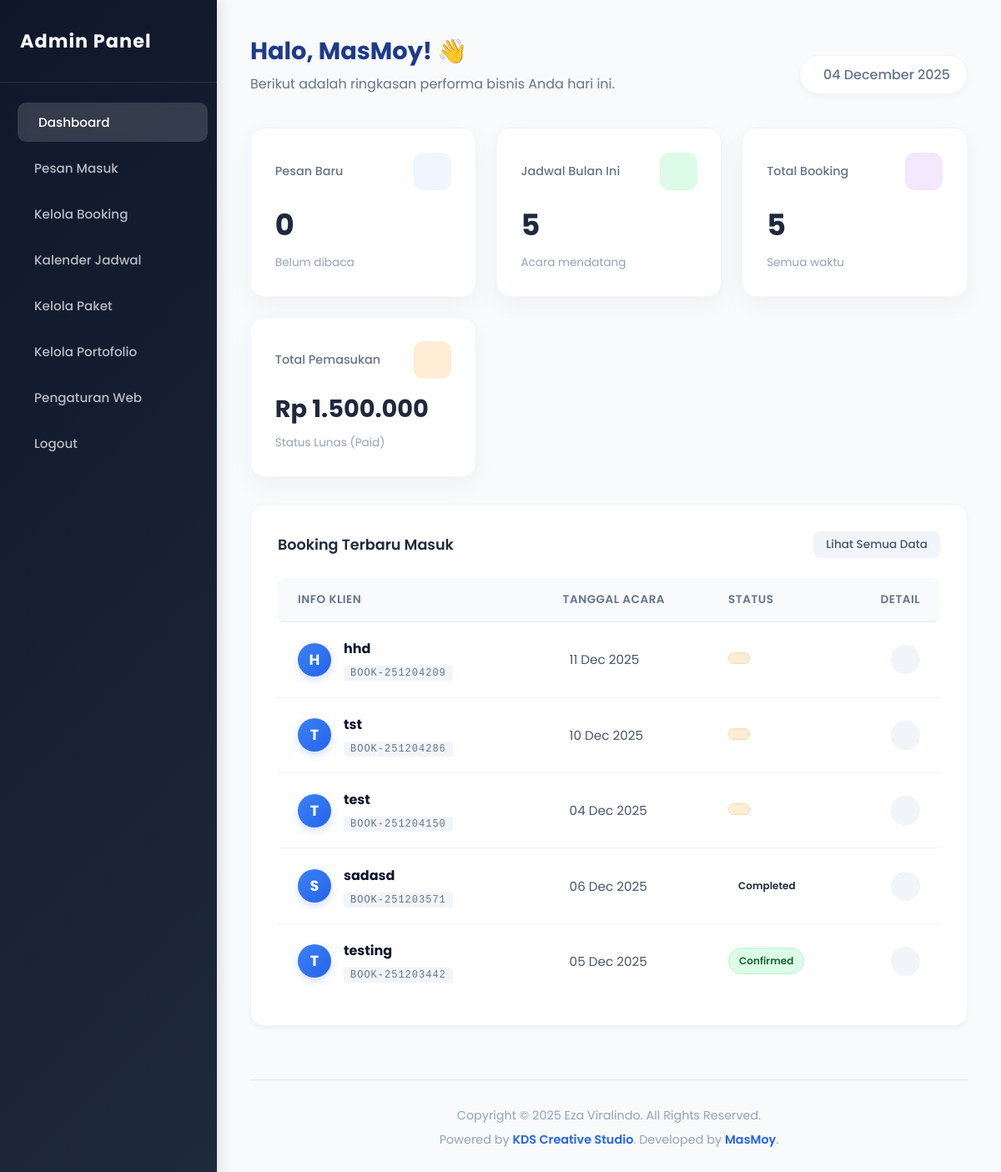
/admin/index.php (signed in), run on the app's committed database.
### tables this page shows
CREATE TABLE `bookings` (
  `id` int(11) NOT NULL,
  `booking_code` varchar(20) NOT NULL,
  `client_name` varchar(100) NOT NULL,
  `client_phone` varchar(20) NOT NULL,
  `event_type` varchar(50) DEFAULT NULL,
  `event_name` varchar(255) DEFAULT NULL,
  `client_email` varchar(100) DEFAULT NULL,
  `event_date` date NOT NULL,
  `event_venue` text NOT NULL,
  `tm_date` date DEFAULT NULL,
  `tm_time` time DEFAULT NULL,
  `tm_location` varchar(255) DEFAULT NULL,
  `package_id` int(11) DEFAULT NULL,
  `total_price` decimal(15,2) DEFAULT 0.00,
  `payment_option` varchar(50) DEFAULT NULL,
  `down_payment_amount` decimal(15,2) DEFAULT 0.00,
  `status` enum('Pending','Confirmed','Completed','Cancelled') DEFAULT 'Pending',
  `payment_status` enum('Unpaid','Down Payment','Paid') DEFAULT 'Unpaid',
  `notes` text DEFAULT NULL,
  `created_at` timestamp NOT NULL DEFAULT current_timestamp()
);

### admin/index.php (the view, shortened to what this page needs)
<?php
require_once '../config/database.php';
include 'includes/header.php';
include 'includes/sidebar.php';
$q_pesan = mysqli_query($koneksi, "SELECT COUNT(*) as total FROM messages WHERE is_read = 0");
$d_pesan = mysqli_fetch_assoc($q_pesan);
$q_book = mysqli_query($koneksi, "SELECT COUNT(*) as total FROM bookings");
$d_book = mysqli_fetch_assoc($q_book);
$bulan_ini = date('m');
$tahun_ini = date('Y');
$q_jadwal = mysqli_query($koneksi, "SELECT COUNT(*) as total FROM bookings WHERE MONTH(event_date) = '$bulan_ini' AND YEAR(event_date) = '$tahun_ini' AND status != 'Cancelled'");
$d_jadwal = mysqli_fetch_assoc($q_jadwal);
$q_omset = mysqli_query($koneksi, "SELECT SUM(total_price) as total FROM bookings WHERE payment_status = 'Paid'");
$d_omset = mysqli_fetch_assoc($q_omset);
$omset = $d_omset['total'] ?? 0;
$q_recent = mysqli_query($koneksi, "SELECT * FROM bookings ORDER BY id DESC LIMIT 5");
?>
<div class="main-content">
    <div class="header-dash">
        <div class="welcome-text">
            <h1>Halo, <?= $_SESSION['user_name']; ?>! 👋</h1>
            <p>Berikut adalah ringkasan performa bisnis Anda hari ini.</p>
        </div>
        <div class="date-display">
            <i class="ri-calendar-event-line"></i> <?= date('d F Y'); ?>
        </div>
    </div>
    <div class="cards-grid">
        <div class="card card-hover">
            <div class="card-head">
                <span>Pesan Baru</span>
                <div class="icon-box blue"><i class="ri-mail-unread-line"></i></div>
            </div>
            <div class="card-body">
                <h3><?= $d_pesan['total']; ?></h3>
                <small>Belum dibaca</small>
            </div>
        </div>
        <div class="card card-hover">
            <div class="card-head">
                <span>Jadwal Bulan Ini</span>
                <div class="icon-box green"><i class="ri-calendar-check-line"></i></div>
            </div>
            <div class="card-body">
                <h3><?= $d_jadwal['total']; ?></h3>
                <small>Acara mendatang</small>
            </div>
        </div>
        <div class="card card-hover">
            <div class="card-head">
                <span>Total Booking</span>
                <div class="icon-box purple"><i class="ri-file-list-3-line"></i></div>
            </div>
            <div class="card-body">
                <h3><?= $d_book['total']; ?></h3>
                <small>Semua waktu</small>
            </div>
        </div>
        <div class="card card-hover">
            <div class="card-head">
                <span>Total Pemasukan</span>
                <div class="icon-box orange"><i class="ri-money-dollar-circle-line"></i></div>
            </div>
            <div class="card-body">
                <h3 style="font-size: 1.8rem;">Rp <?= number_format($omset, 0, ',', '.'); ?></h3>
                <small>Status Lunas (Paid)</small>
            </div>
        </div>
    </div>
    <div class="recent-section">
        <div class="section-header">
            <h3>Booking Terbaru Masuk</h3>
            <a href="booking.php" class="btn-sm">Lihat Semua Data</a>
        </div>
        <div class="table-responsive">
            <table class="table-custom">
                <thead>
                    <tr>
                        <th width="40%">Info Klien</th>
                        <th width="25%">Tanggal Acara</th>
                        <th width="20%">Status</th>
                        <th width="15%" style="text-align: right;">Detail</th>
                    </tr>
                </thead>
                <tbody>
                    <?php if(mysqli_num_rows($q_recent) > 0): ?>
                        <?php while($row = mysqli_fetch_assoc($q_recent)): ?>
                        <tr>
                            <td>
                                <div class="client-info">
                                    <div class="client-avatar">
                                        <?= strtoupper(substr($row['client_name'], 0, 1)); ?>
                                    </div>
                                    <div>
                                        <strong><?= htmlspecialchars($row['client_name']); ?></strong>
                                        <span class="booking-code"><?= $row['booking_code']; ?></span>
                                    </div>
                                </div>
                            </td>
                            <td>
                                <div style="display: flex; align-items: center; gap: 8px; color: #475569;">
                                    <?= date('d M Y', strtotime($row['event_date'])); ?>
                                </div>
                            </td>
                            <td>
                                <?php
                                    $st = $row['status'];
                                    $color = 'orange';
                                    if($st == 'Confirmed') $color = 'green';
                                    if($st == 'Completed') $color = 'blue';
                                ?>
                                <span class="badge badge-<?= $color ?>"><?= $st; ?></span>
                            </td>
                            <td style="text-align: right;">
                                <a href="booking_edit.php?id=<?= $row['id']; ?>" class="btn-icon-circle" title="Lihat Detail">
                                </a>
                            </td>
                        </tr>
                        <?php endwhile; ?>
                    <?php endif; ?>
                </tbody>
            </table>
        </div>
    </div>
    <div class="footer">
        <p>Copyright &copy; <?= date('Y'); ?> Eza Viralindo. All Rights Reserved.</p>
        <p class="credits">
            Powered by <a href="https://kdsstudio.my.id" target="_blank">KDS Creative Studio</a>.
            Developed by <a href="https://ngabdulmuhyi.my.id" target="_blank">MasMoy</a>.
        </p>
    </div>
</div> <?php include 'includes/footer.php'; ?>

### data on the page
bookings: client_name "H", client_name "hhd", booking_code "BOOK-251204209", event_date "11 Dec 2025"
bookings: client_name "T", client_name "tst", booking_code "BOOK-251204286", event_date "10 Dec 2025"
bookings: client_name "T", client_name "test", booking_code "BOOK-251204150", event_date "04 Dec 2025"
bookings: client_name "S", client_name "sadasd", booking_code "BOOK-251203571", event_date "06 Dec 2025", status "Completed"
bookings: client_name "T", client_name "testing", booking_code "BOOK-251203442", event_date "05 Dec 2025", status "Confirmed"

### other printed values
$_SESSION['user_name'] "MasMoy"
$d_pesan['total'] "0"
$d_jadwal['total'] "5"
$d_book['total'] "5"
$omset "1.500.000"
